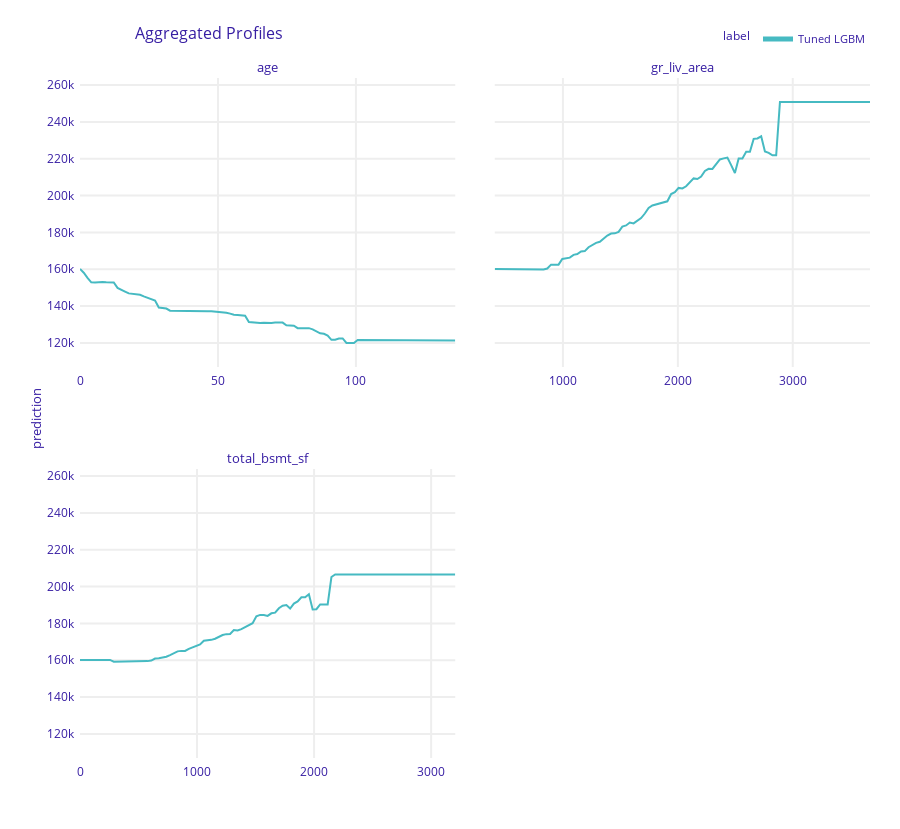

Notebook code for this chart:
### Markdown cell above
Very same thing with LGBM, but a funny little return of the impact for age (as houses too old may then give back some value - like asthetics). 

However, we have to note that these features are correlated (like ground area and basement area), so the PDP will be biased

### Code cell
ale_lgbm_tuned_pipeline_exp_numerical = lgbm_tuned_pipeline_exp.model_profile(variables = numerical_important_features, variable_type = 'numerical', type='ale')
ale_lgbm_tuned_pipeline_exp_numerical.plot()

### Figure 1 — Plotly figure (JSON) as saved in the notebook; plotly's stock layout.template omitted (floating-point values rounded to 4 significant figures; data arrays with more than 128 entries replaced by an {"elided": "..."} marker saying what was removed)
{"data": [{"customdata": {"elided": "101x3 mixed values"}, "hovertemplate": "<b>%{hovertext}</b><br><br>prediction=%{y:.3f}<br>mean_prediction=%{customdata[0]:.3f}<extra></extra>", "hovertext": ["Tuned LGBM", "Tuned LGBM", "Tuned LGBM", "Tuned LGBM", "Tuned LGBM", "Tuned LGBM", "Tuned LGBM", "Tuned LGBM", "Tuned LGBM", "Tuned LGBM", "Tuned LGBM", "Tuned LGBM", "Tuned LGBM", "Tuned LGBM", "Tuned LGBM", "Tuned LGBM", "Tuned LGBM", "Tuned LGBM", "Tuned LGBM", "Tuned LGBM", "Tuned LGBM", "Tuned LGBM", "Tuned LGBM", "Tuned LGBM", "Tuned LGBM", "Tuned LGBM", "Tuned LGBM", "Tuned LGBM", "Tuned LGBM", "Tuned LGBM", "Tuned LGBM", "Tuned LGBM", "Tuned LGBM", "Tuned LGBM", "Tuned LGBM", "Tuned LGBM", "Tuned LGBM", "Tuned LGBM", "Tuned LGBM", "Tuned LGBM", "Tuned LGBM", "Tuned LGBM", "Tuned LGBM", "Tuned LGBM", "Tuned LGBM", "Tuned LGBM", "Tuned LGBM", "Tuned LGBM", "Tuned LGBM", "Tuned LGBM", "Tuned LGBM", "Tuned LGBM", "Tuned LGBM", "Tuned LGBM", "Tuned LGBM", "Tuned LGBM", "Tuned LGBM", "Tuned LGBM", "Tuned LGBM", "Tuned LGBM", "Tuned LGBM", "Tuned LGBM", "Tuned LGBM", "Tuned LGBM", "Tuned LGBM", "Tuned LGBM", "Tuned LGBM", "Tuned LGBM", "Tuned LGBM", "Tuned LGBM", "Tuned LGBM", "Tuned LGBM", "Tuned LGBM", "Tuned LGBM", "Tuned LGBM", "Tuned LGBM", "Tuned LGBM", "Tuned LGBM", "Tuned LGBM", "Tuned LGBM", "Tuned LGBM", "Tuned LGBM", "Tuned LGBM", "Tuned LGBM", "Tuned LGBM", "Tuned LGBM", "Tuned LGBM", "Tuned LGBM", "Tuned LGBM", "Tuned LGBM", "Tuned LGBM", "Tuned LGBM", "Tuned LGBM", "Tuned LGBM", "Tuned LGBM", "Tuned LGBM", "Tuned LGBM", "Tuned LGBM", "Tuned LGBM", "Tuned LGBM", "Tuned LGBM"], "legendgroup": "Tuned LGBM", "line": {"color": "#46bac2", "dash": "solid", "width": 2}, "marker": {"symbol": "circle"}, "mode": "lines", "name": "Tuned LGBM", "opacity": 1, "orientation": "v", "showlegend": true, "type": "scatter", "x": [0, 1.36, 2.72, 4.08, 5.44, 6.8, 8.16, 9.52, 10.88, 12.24, 13.6, 14.96, 16.32, 17.68, 19.04, 20.4, 21.76, 23.12, 24.48, 25.84, 27.2, 28.56, 29.92, 31.28, 32.64, 34, 35.36, 36.72, 38.08, 39.44, 40.8, 42.16, 43.52, 44.88, 46.24, 47.6, 48.96, 50.32, 51.68, 53.04, 54.4, 55.76, 57.12, 58.48, 59.84, 61.2, 62.56, 63.92, 65.28, 66.64, 68, 69.36, 70.72, 72.08, 73.44, 74.8, 76.16, 77.52, 78.88, 80.24, 81.6, 82.96, 84.32, 85.68, 87.04, 88.4, 89.76, 91.12, 92.48, 93.84, 95.2, 96.56, 97.92, 99.28, 100.6, 102.0, 103.4, 104.7, 106.1, 107.4, 108.8, 110.2, 111.5, 112.9, 114.2, 115.6, 117.0, 118.3, 119.7, 121.0, 122.4, 123.8, 125.1, 126.5, 127.8, 129.2, 130.6, 131.9, 133.3, 134.6, 136], "xaxis": "x3", "y": [160200.0, 158100.0, 155300.0, 152900.0, 152800.0, 153000.0, 153000.0, 152900.0, 152900.0, 152800.0, 149900.0, 149100.0, 147900.0, 146900.0, 146600.0, 146400.0, 146200.0, 145300.0, 144500.0, 144000.0, 143000.0, 139200.0, 138900.0, 138600.0, 137500.0, 137500.0, 137600.0, 137600.0, 137500.0, 137500.0, 137500.0, 137500.0, 137500.0, 137200.0, 137200.0, 137100.0, 136900.0, 137000.0, 136700.0, 136400.0, 135900.0, 135300.0, 135100.0, 135100.0, 134800.0, 131300.0, 131100.0, 130900.0, 130900.0, 131000.0, 130700.0, 130800.0, 131000.0, 131000.0, 131000.0, 129600.0, 129600.0, 129300.0, 128000.0, 128000.0, 128000.0, 128000.0, 127400.0, 126000.0, 125200.0, 124900.0, 124000.0, 121700.0, 121700.0, 122400.0, 122400.0, 120000.0, 120000.0, 120000.0, 121600.0, 121600.0, 121600.0, 121700.0, 121700.0, 121600.0, 121300.0, 121300.0, 121300.0, 121300.0, 121300.0, 121300.0, 121300.0, 121300.0, 121300.0, 121300.0, 121300.0, 121300.0, 121300.0, 121300.0, 121300.0, 121300.0, 121300.0, 121300.0, 121300.0, 121300.0, 121300.0], "yaxis": "y3"}, {"customdata": {"elided": "101x3 mixed values"}, "hovertemplate": "<b>%{hovertext}</b><br><br>prediction=%{y:.3f}<br>mean_prediction=%{customdata[0]:.3f}<extra></extra>", "hovertext": ["Tuned LGBM", "Tuned LGBM", "Tuned LGBM", "Tuned LGBM", "Tuned LGBM", "Tuned LGBM", "Tuned LGBM", "Tuned LGBM", "Tuned LGBM", "Tuned LGBM", "Tuned LGBM", "Tuned LGBM", "Tuned LGBM", "Tuned LGBM", "Tuned LGBM", "Tuned LGBM", "Tuned LGBM", "Tuned LGBM", "Tuned LGBM", "Tuned LGBM", "Tuned LGBM", "Tuned LGBM", "Tuned LGBM", "Tuned LGBM", "Tuned LGBM", "Tuned LGBM", "Tuned LGBM", "Tuned LGBM", "Tuned LGBM", "Tuned LGBM", "Tuned LGBM", "Tuned LGBM", "Tuned LGBM", "Tuned LGBM", "Tuned LGBM", "Tuned LGBM", "Tuned LGBM", "Tuned LGBM", "Tuned LGBM", "Tuned LGBM", "Tuned LGBM", "Tuned LGBM", "Tuned LGBM", "Tuned LGBM", "Tuned LGBM", "Tuned LGBM", "Tuned LGBM", "Tuned LGBM", "Tuned LGBM", "Tuned LGBM", "Tuned LGBM", "Tuned LGBM", "Tuned LGBM", "Tuned LGBM", "Tuned LGBM", "Tuned LGBM", "Tuned LGBM", "Tuned LGBM", "Tuned LGBM", "Tuned LGBM", "Tuned LGBM", "Tuned LGBM", "Tuned LGBM", "Tuned LGBM", "Tuned LGBM", "Tuned LGBM", "Tuned LGBM", "Tuned LGBM", "Tuned LGBM", "Tuned LGBM", "Tuned LGBM", "Tuned LGBM", "Tuned LGBM", "Tuned LGBM", "Tuned LGBM", "Tuned LGBM", "Tuned LGBM", "Tuned LGBM", "Tuned LGBM", "Tuned LGBM", "Tuned LGBM", "Tuned LGBM", "Tuned LGBM", "Tuned LGBM", "Tuned LGBM", "Tuned LGBM", "Tuned LGBM", "Tuned LGBM", "Tuned LGBM", "Tuned LGBM", "Tuned LGBM", "Tuned LGBM", "Tuned LGBM", "Tuned LGBM", "Tuned LGBM", "Tuned LGBM", "Tuned LGBM", "Tuned LGBM", "Tuned LGBM", "Tuned LGBM", "Tuned LGBM"], "legendgroup": "Tuned LGBM", "line": {"color": "#46bac2", "dash": "solid", "width": 2}, "marker": {"symbol": "circle"}, "mode": "lines", "name": "Tuned LGBM", "opacity": 1, "orientation": "v", "showlegend": false, "type": "scatter", "x": [407, 439.6, 472.3, 504.9, 537.6, 570.2, 602.9, 635.5, 668.2, 700.8, 733.5, 766.1, 798.8, 831.5, 864.1, 896.8, 929.4, 962.0, 994.7, 1027.0, 1060, 1093.0, 1125.0, 1158.0, 1191.0, 1223.0, 1256.0, 1289.0, 1321.0, 1354.0, 1386.0, 1419.0, 1452.0, 1484.0, 1517.0, 1550.0, 1582.0, 1615.0, 1648.0, 1680.0, 1713, 1746.0, 1778.0, 1811.0, 1844.0, 1876.0, 1909.0, 1942.0, 1974.0, 2007.0, 2040.0, 2072.0, 2105.0, 2137.0, 2170.0, 2203.0, 2235.0, 2268.0, 2301.0, 2333.0, 2366, 2399.0, 2431.0, 2464.0, 2497.0, 2529.0, 2562.0, 2595.0, 2627.0, 2660.0, 2692.0, 2725.0, 2758.0, 2790.0, 2823.0, 2856.0, 2888.0, 2921.0, 2954.0, 2986.0, 3019, 3052.0, 3084.0, 3117.0, 3150.0, 3182.0, 3215.0, 3248.0, 3280.0, 3313.0, 3346.0, 3378.0, 3411.0, 3443.0, 3476.0, 3509.0, 3541.0, 3574.0, 3607.0, 3639.0, 3672], "xaxis": "x4", "y": [160200.0, 160200.0, 160200.0, 160200.0, 160200.0, 160200.0, 160200.0, 160200.0, 160200.0, 160200.0, 160200.0, 160200.0, 160200.0, 159900.0, 160400.0, 162500.0, 162500.0, 162500.0, 165600.0, 165800.0, 166300.0, 167800.0, 168200.0, 169600.0, 169800.0, 172000.0, 173100.0, 174300.0, 174900.0, 176800.0, 178300.0, 179400.0, 179500.0, 180300.0, 183100.0, 183800.0, 185400.0, 184900.0, 186500.0, 187800.0, 190200.0, 193300.0, 194600.0, 195100.0, 195700.0, 196300.0, 196900.0, 200800.0, 201800.0, 204200.0, 203900.0, 205000.0, 207400.0, 209300.0, 209000.0, 210300.0, 213300.0, 214500.0, 214500.0, 217300.0, 219600.0, 220200.0, 220600.0, 216500.0, 212300.0, 220100.0, 220100.0, 223700.0, 223700.0, 230800.0, 231000.0, 232200.0, 223900.0, 223200.0, 221900.0, 221900.0, 250800.0, 250800.0, 250800.0, 250800.0, 250800.0, 250800.0, 250800.0, 250800.0, 250800.0, 250800.0, 250800.0, 250800.0, 250800.0, 250800.0, 250800.0, 250800.0, 250800.0, 250800.0, 250800.0, 250800.0, 250800.0, 250800.0, 250800.0, 250800.0, 250800.0], "yaxis": "y4"}, {"customdata": {"elided": "101x3 mixed values"}, "hovertemplate": "<b>%{hovertext}</b><br><br>prediction=%{y:.3f}<br>mean_prediction=%{customdata[0]:.3f}<extra></extra>", "hovertext": ["Tuned LGBM", "Tuned LGBM", "Tuned LGBM", "Tuned LGBM", "Tuned LGBM", "Tuned LGBM", "Tuned LGBM", "Tuned LGBM", "Tuned LGBM", "Tuned LGBM", "Tuned LGBM", "Tuned LGBM", "Tuned LGBM", "Tuned LGBM", "Tuned LGBM", "Tuned LGBM", "Tuned LGBM", "Tuned LGBM", "Tuned LGBM", "Tuned LGBM", "Tuned LGBM", "Tuned LGBM", "Tuned LGBM", "Tuned LGBM", "Tuned LGBM", "Tuned LGBM", "Tuned LGBM", "Tuned LGBM", "Tuned LGBM", "Tuned LGBM", "Tuned LGBM", "Tuned LGBM", "Tuned LGBM", "Tuned LGBM", "Tuned LGBM", "Tuned LGBM", "Tuned LGBM", "Tuned LGBM", "Tuned LGBM", "Tuned LGBM", "Tuned LGBM", "Tuned LGBM", "Tuned LGBM", "Tuned LGBM", "Tuned LGBM", "Tuned LGBM", "Tuned LGBM", "Tuned LGBM", "Tuned LGBM", "Tuned LGBM", "Tuned LGBM", "Tuned LGBM", "Tuned LGBM", "Tuned LGBM", "Tuned LGBM", "Tuned LGBM", "Tuned LGBM", "Tuned LGBM", "Tuned LGBM", "Tuned LGBM", "Tuned LGBM", "Tuned LGBM", "Tuned LGBM", "Tuned LGBM", "Tuned LGBM", "Tuned LGBM", "Tuned LGBM", "Tuned LGBM", "Tuned LGBM", "Tuned LGBM", "Tuned LGBM", "Tuned LGBM", "Tuned LGBM", "Tuned LGBM", "Tuned LGBM", "Tuned LGBM", "Tuned LGBM", "Tuned LGBM", "Tuned LGBM", "Tuned LGBM", "Tuned LGBM", "Tuned LGBM", "Tuned LGBM", "Tuned LGBM", "Tuned LGBM", "Tuned LGBM", "Tuned LGBM", "Tuned LGBM", "Tuned LGBM", "Tuned LGBM", "Tuned LGBM", "Tuned LGBM", "Tuned LGBM", "Tuned LGBM", "Tuned LGBM", "Tuned LGBM", "Tuned LGBM", "Tuned LGBM", "Tuned LGBM", "Tuned LGBM", "Tuned LGBM"], "legendgroup": "Tuned LGBM", "line": {"color": "#46bac2", "dash": "solid", "width": 2}, "marker": {"symbol": "circle"}, "mode": "lines", "name": "Tuned LGBM", "opacity": 1, "orientation": "v", "showlegend": false, "type": "scatter", "x": [0, 32.06, 64.12, 96.18, 128.2, 160.3, 192.4, 224.4, 256.5, 288.5, 320.6, 352.7, 384.7, 416.8, 448.8, 480.9, 513.0, 545.0, 577.1, 609.1, 641.2, 673.3, 705.3, 737.4, 769.4, 801.5, 833.6, 865.6, 897.7, 929.7, 961.8, 993.9, 1026.0, 1058.0, 1090.0, 1122.0, 1154.0, 1186.0, 1218.0, 1250.0, 1282.0, 1314.0, 1347.0, 1379.0, 1411.0, 1443.0, 1475.0, 1507.0, 1539.0, 1571.0, 1603, 1635.0, 1667.0, 1699.0, 1731.0, 1763.0, 1795.0, 1827.0, 1859.0, 1892.0, 1924.0, 1956.0, 1988.0, 2020.0, 2052.0, 2084.0, 2116.0, 2148.0, 2180.0, 2212.0, 2244.0, 2276.0, 2308.0, 2340.0, 2372.0, 2404.0, 2437.0, 2469.0, 2501.0, 2533.0, 2565.0, 2597.0, 2629.0, 2661.0, 2693.0, 2725.0, 2757.0, 2789.0, 2821.0, 2853.0, 2885.0, 2917.0, 2950.0, 2982.0, 3014.0, 3046.0, 3078.0, 3110.0, 3142.0, 3174.0, 3206], "xaxis": "x", "y": [160200.0, 160200.0, 160200.0, 160200.0, 160200.0, 160200.0, 160200.0, 160200.0, 160200.0, 159200.0, 159200.0, 159200.0, 159100.0, 159100.0, 159100.0, 159100.0, 159100.0, 159100.0, 159500.0, 159800.0, 160900.0, 161100.0, 161400.0, 161900.0, 162800.0, 164000.0, 164800.0, 165100.0, 165000.0, 166200.0, 166900.0, 168000.0, 168600.0, 170600.0, 170700.0, 171100.0, 171700.0, 172600.0, 173700.0, 174200.0, 174300.0, 176400.0, 176100.0, 176900.0, 178000.0, 179100.0, 180100.0, 183800.0, 184600.0, 184600.0, 184100.0, 185500.0, 185800.0, 188200.0, 189600.0, 190000.0, 188100.0, 190700.0, 191900.0, 194200.0, 194200.0, 195800.0, 187500.0, 187700.0, 190300.0, 190300.0, 190300.0, 205200.0, 206500.0, 206500.0, 206500.0, 206500.0, 206500.0, 206500.0, 206500.0, 206500.0, 206500.0, 206500.0, 206500.0, 206500.0, 206500.0, 206500.0, 206500.0, 206500.0, 206500.0, 206500.0, 206500.0, 206500.0, 206500.0, 206500.0, 206500.0, 206500.0, 206500.0, 206500.0, 206500.0, 206500.0, 206500.0, 206500.0, 206500.0, 206500.0, 206500.0], "yaxis": "y"}], "layout": {"annotations": [{"font": {"size": 13}, "showarrow": false, "text": "total_bsmt_sf", "x": 0.2375, "xanchor": "center", "xref": "paper", "y": 0.425, "yanchor": "bottom", "yref": "paper"}, {"font": {"size": 13}, "showarrow": false, "text": "age", "x": 0.2375, "xanchor": "center", "xref": "paper", "y": 1, "yanchor": "bottom", "yref": "paper"}, {"font": {"size": 13}, "showarrow": false, "text": "gr_liv_area", "x": 0.7625, "xanchor": "center", "xref": "paper", "y": 1, "yanchor": "bottom", "yref": "paper"}, {"font": {"size": 13}, "showarrow": false, "text": "prediction", "textangle": -90, "x": -0.07, "xref": "paper", "y": 0.5, "yref": "paper"}], "font": {"color": "#371ea3"}, "height": 829, "hovermode": "x unified", "legend": {"font": {"size": 11}, "itemsizing": "constant", "orientation": "h", "title": {"font": {"size": 12}, "text": "label"}, "tracegroupgap": 0, "x": 1, "xanchor": "right", "y": 1.036, "yanchor": "bottom"}, "margin": {"b": 71, "r": 30, "t": 78}, "title": {"font": {"size": 16}, "text": "Aggregated Profiles", "x": 0.15}, "xaxis": {"anchor": "y", "automargin": true, "domain": [0, 0.475], "fixedrange": true, "gridwidth": 2, "showticklabels": true, "tickcolor": "white", "ticklen": 3, "ticks": "outside", "title": {"text": ""}, "type": "linear", "zeroline": false}, "xaxis2": {"anchor": "y2", "automargin": true, "domain": [0.525, 1], "fixedrange": true, "gridwidth": 2, "showticklabels": true, "tickcolor": "white", "ticklen": 3, "ticks": "outside", "title": {"text": ""}, "type": "linear", "zeroline": false}, "xaxis3": {"anchor": "y3", "automargin": true, "domain": [0, 0.475], "fixedrange": true, "gridwidth": 2, "showticklabels": true, "tickcolor": "white", "ticklen": 3, "ticks": "outside", "title": {"text": ""}, "type": "linear", "zeroline": false}, "xaxis4": {"anchor": "y4", "automargin": true, "domain": [0.525, 1], "fixedrange": true, "gridwidth": 2, "showticklabels": true, "tickcolor": "white", "ticklen": 3, "ticks": "outside", "title": {"text": ""}, "type": "linear", "zeroline": false}, "yaxis": {"anchor": "x", "automargin": true, "domain": [0, 0.425], "fixedrange": true, "gridwidth": 2, "range": [106900.0, 263800.0], "tickcolor": "white", "ticklen": 3, "ticks": "outside", "title": {"text": ""}, "type": "linear", "zeroline": false}, "yaxis2": {"anchor": "x2", "automargin": true, "domain": [0, 0.425], "fixedrange": true, "gridwidth": 2, "matches": "y", "showticklabels": false, "tickcolor": "white", "ticklen": 3, "ticks": "outside", "title": {"text": ""}, "type": "linear", "zeroline": false}, "yaxis3": {"anchor": "x3", "automargin": true, "domain": [0.575, 1], "fixedrange": true, "gridwidth": 2, "matches": "y", "range": [106900.0, 263800.0], "tickcolor": "white", "ticklen": 3, "ticks": "outside", "title": {"text": ""}, "type": "linear", "zeroline": false}, "yaxis4": {"anchor": "x4", "automargin": true, "domain": [0.575, 1], "fixedrange": true, "gridwidth": 2, "matches": "y", "showticklabels": false, "tickcolor": "white", "ticklen": 3, "ticks": "outside", "title": {"text": ""}, "type": "linear", "zeroline": false}}}
